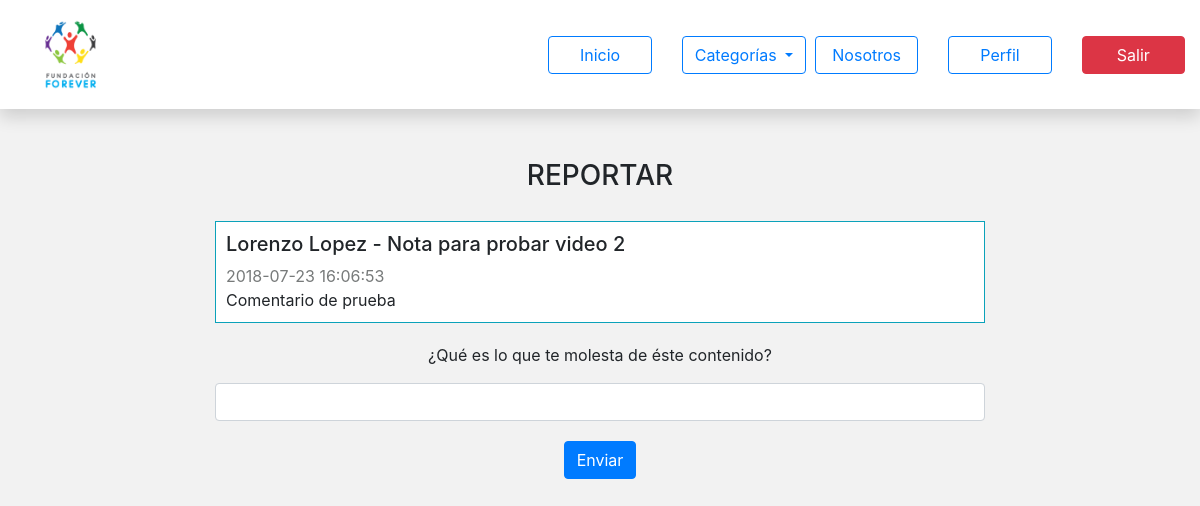
The page /report.php?type=comment&idc=18 (signed in) on the database its author committed.
### tables this page shows
CREATE TABLE `usuario` (
  `id_usuario` int(11) NOT NULL,
  `nombre` varchar(40) DEFAULT NULL,
  `apellido` varchar(40) DEFAULT NULL,
  `foto` varchar(500) DEFAULT NULL,
  `email` varchar(200) DEFAULT NULL,
  `password` varchar(25) DEFAULT NULL,
  `fecha` timestamp NOT NULL DEFAULT CURRENT_TIMESTAMP,
  `becado` varchar(2) DEFAULT NULL,
  `role` int(11) NOT NULL,
  `llave` int(11) NOT NULL,
  `estado` int(11) NOT NULL
);

CREATE TABLE `publicacion` (
  `id_publicacion` int(11) NOT NULL,
  `titulo` varchar(60) DEFAULT NULL,
  `bajada` varchar(300) DEFAULT NULL,
  `contenido` mediumtext NOT NULL,
  `banner` varchar(400) DEFAULT NULL,
  `fuentes` varchar(1000) NOT NULL,
  `categoria` varchar(100) DEFAULT NULL,
  `fecha` timestamp NOT NULL DEFAULT CURRENT_TIMESTAMP,
  `actualizacion` timestamp NOT NULL DEFAULT CURRENT_TIMESTAMP,
  `id_usuario` int(11) DEFAULT NULL,
  `estado` int(11) NOT NULL
);

CREATE TABLE `comments` (
  `id_comentario` int(11) NOT NULL,
  `id_usuario` int(11) NOT NULL,
  `id_publicacion` int(11) NOT NULL,
  `contenido` varchar(2000) NOT NULL,
  `fecha` timestamp NOT NULL DEFAULT CURRENT_TIMESTAMP ON UPDATE CURRENT_TIMESTAMP
);

### report.php (the view, shortened to what this page needs)
<?php
	include 'functions/conexion.php';
?>
<!DOCTYPE html>
<html lang="es">
<head>
	<link rel="stylesheet" href="https://stackpath.bootstrapcdn.com/bootstrap/4.1.1/css/bootstrap.min.css">
	<link rel="stylesheet" href="css/main.css">
</head>
<body>
<?php
	include 'template/nav.php';
	if (!$_SESSION) {
?>
	<div class="container-fluid">
		<div class="section_notice" style="margin-top: 50px;">
			<div class="row">
				<div class="col-12 center-text">
					Para poder reportar algún contenido debes haber iniciado sesión. <a href="login.php">Iniciar Sesión.</a>
				</div>
			</div>
		</div>
	</div>
<?php
	} else {
?>
	<div class="container-fluid">
		<div class="section_notice" style="margin-top: 50px;">
			<div class="row">
				<div class="col-12 center-text">
					<h3>REPORTAR</h3>
					<?php
						$type = $_GET['type'];
						switch ($type) {
							case 'comment':
								$idc = $_GET['idc'];
								$sql = $con -> query("SELECT * FROM comments WHERE id_comentario='$idc'");
								$ar_sql = $sql -> fetch_array();
								$idu_ = $ar_sql['id_usuario'];
								$u = $con -> query("SELECT * FROM usuario WHERE id_usuario='$idu_'");
								$u_a = $u -> fetch_array();
								$idp_ = $ar_sql['id_publicacion'];
								$p = $con -> query("SELECT * FROM publicacion WHERE id_publicacion='$idp_'");
								$p_a = $p -> fetch_array();
					?>
					<div class="row justify-content-center">
						<div class="col-8 left-text" style="margin-top: 20px;" id="box-report">
							<div style="padding: 10px;background:white;border:1px solid #0ba2ba;">
								<h5><?php echo $u_a['nombre']." ".$u_a['apellido']; ?> - <?php echo substr($p_a['titulo'], 0,25); ?></h5>
								<span style="color:#777a7a;"><?php echo $ar_sql['fecha']; ?></span>
								<p class="mar-0"><?php echo $ar_sql['contenido']; ?></p>
							</div>
						</div>
						<div class="col-8" style="margin-top: 20px;">
							<p>¿Qué es lo que te molesta de éste contenido?</p>
							<input type="text" class="form-control" id="content-report">
							<button class="btn btn-primary" style="margin-top: 20px;" data-type="1" data-id="<?php echo $idc; ?>" id="report">Enviar</button>
						</div>
					</div>
					<?php
								break;
					?>
					<?php
						}
					?>
				</div>
			</div>
		</div>
	</div>
<?php
	};
?>
</body>
</html>

### css/main.css (style rules this page uses)
body { padding-bottom: 20px; background: #F2F2F2; }
button { outline: none; }
.mar-0 { margin: 0; }
.left-text { text-align: left; }
.center-text { text-align: center; }

### rows shown on the page
usuario: nombre "Lorenzo", apellido "Lopez"
publicacion: titulo "Nota para probar video 2"
comments: fecha "2018-07-23 16:06:53", contenido "Comentario de prueba"
